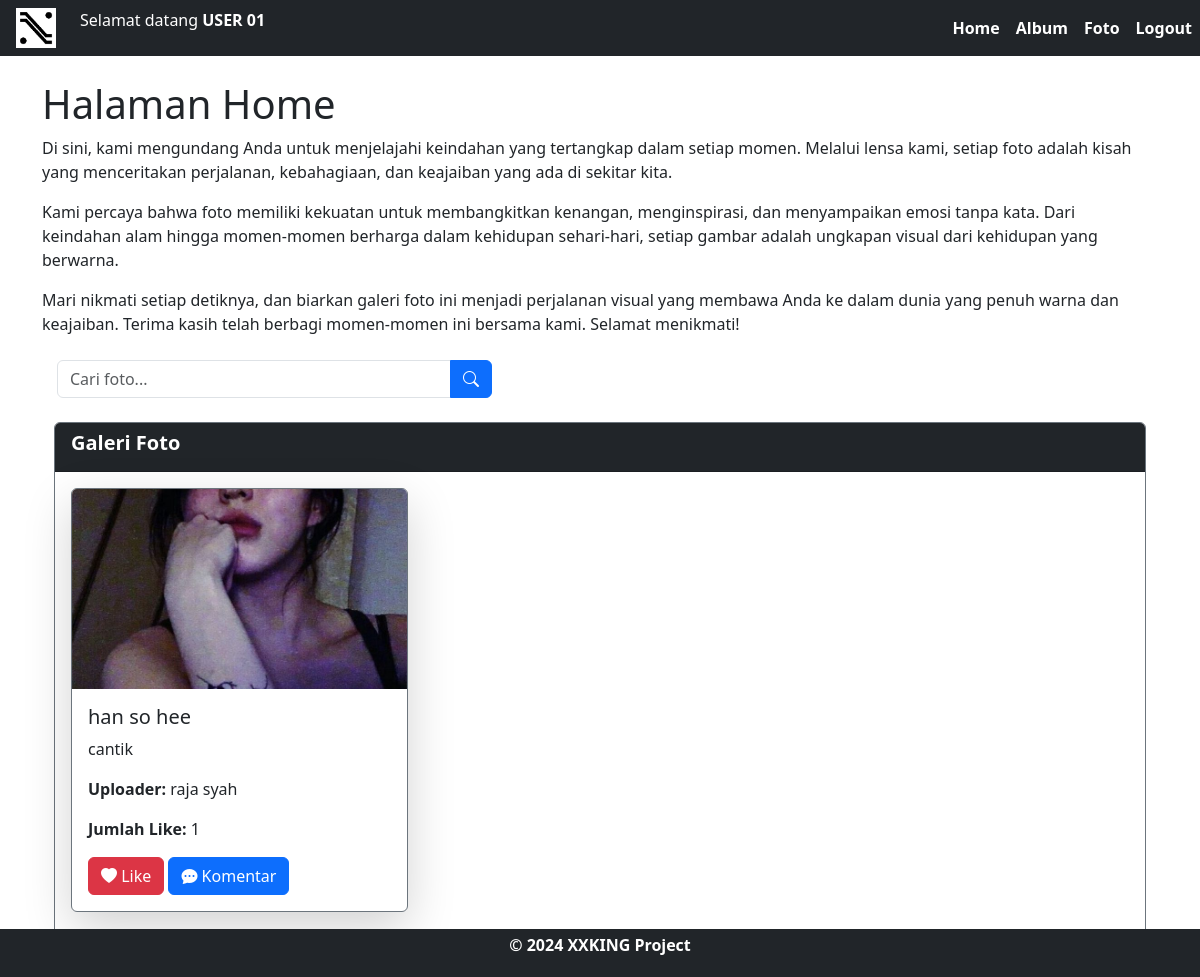
The page /index.php?keyword=han so hee (signed in) on the database its author committed.
### tables this page shows
CREATE TABLE `foto` (
  `fotoid` int(11) NOT NULL,
  `judulfoto` varchar(255) NOT NULL,
  `deskripsifoto` text NOT NULL,
  `tanggalunggah` date NOT NULL,
  `lokasifile` varchar(255) NOT NULL,
  `albumid` int(11) NOT NULL,
  `userid` int(11) NOT NULL
);

CREATE TABLE `user` (
  `userid` int(11) NOT NULL,
  `username` varchar(255) NOT NULL,
  `password` varchar(255) NOT NULL,
  `email` varchar(255) NOT NULL,
  `namalengkap` varchar(255) NOT NULL,
  `alamat` text NOT NULL
);

### index.php (the view, shortened to what this page needs)
<!DOCTYPE html>
<html lang="en">
<head>
    <link rel="stylesheet" href="https://maxcdn.bootstrapcdn.com/bootstrap/4.0.0/css/bootstrap.min.css">
    <link href="https://cdn.jsdelivr.net/npm/bootstrap@5.3.2/dist/css/bootstrap.min.css" rel="stylesheet">
    <link rel="stylesheet" href="https://cdn.jsdelivr.net/npm/bootstrap-icons@1.11.3/font/bootstrap-icons.min.css">
    <link rel="stylesheet" href="package/dist/sweetalert2.min.css">
</head>
<body>
    <nav class="navbar navbar-expand-lg navbar-dark bg-dark text-center py-2">
        <img src="XXKING.png" alt="Logo" width="40" height="40" class="d-inline-block align-text-top ml-3">
        <?php
        if (!isset($_SESSION['userid'])) {
        ?>
            <button class="navbar-toggler" type="button" data-toggle="collapse" data-target="#navbarNav" aria-controls="navbarNav" aria-expanded="false" aria-label="Toggle navigation">
                <span class="navbar-toggler-icon"></span>
            </button>
            <div class="collapse navbar-collapse" id="navbarNav">
                <ul class="navbar-nav ms-auto">
                    <li class="nav-item"><a class="nav-link text-white" href="register.php"><b>Register</b></a></li>
                    <li class="nav-item"><a class="nav-link text-white" href="login.php"><b>Login</b></a></li>
                </ul>
            </div>
        <?php
        } else {
        ?>
            <p class="text-white ms-4">Selamat datang <b><?= strtoupper($_SESSION['namalengkap']) ?></b></p>
            <div class="collapse navbar-collapse" id="navbarNav">
                <ul class="navbar-nav ms-auto">
                    <li class="nav-item"><a class="nav-link text-white" href="index.php"><b>Home</b></a></li>
                    <li class="nav-item"><a class="nav-link text-white" href="album.php"><b>Album</b></a></li>
                    <li class="nav-item"><a class="nav-link text-white" href="foto.php"><b>Foto</b></a></li>
                    <li class="nav-item"><a class="nav-link text-white" href="logout.php"><b>Logout</b></a></li>
                </ul>
            </div>
        <?php
        }
        ?>
    </nav>
    <section class="container mt-4">
        <h1>Halaman Home</h1>
        <p>Di sini, kami mengundang Anda untuk menjelajahi keindahan yang tertangkap dalam setiap momen. Melalui lensa kami, setiap foto adalah kisah yang menceritakan perjalanan, kebahagiaan, dan keajaiban yang ada di sekitar kita.</p>
        <p>Kami percaya bahwa foto memiliki kekuatan untuk membangkitkan kenangan, menginspirasi, dan menyampaikan emosi tanpa kata. Dari keindahan alam hingga momen-momen berharga dalam kehidupan sehari-hari, setiap gambar adalah ungkapan visual dari kehidupan yang berwarna.</p>
        <p>Mari nikmati setiap detiknya, dan biarkan galeri foto ini menjadi perjalanan visual yang membawa Anda ke dalam dunia yang penuh warna dan keajaiban. Terima kasih telah berbagi momen-momen ini bersama kami. Selamat menikmati!</p>
            <form action="" method="GET" class="mt-4 col-lg-5">
                <div class="input-group">
                    <input type="text" class="form-control" placeholder="Cari foto..." name="keyword">
                    <button type="submit" class="btn btn-primary"><i class="bi bi-search"></i> </button>
                </div>
            </form>
            <section class="container mt-4">
            <div class="card border-secondary mt-3">
                <div class="card-header bg-dark text-white">
                    <h5><b>Galeri Foto</b></h5>
                </div>
                <div class="card-body">
                    <div class="row">
                        <?php
                        include "koneksi.php";
                        if (isset($_GET['keyword'])) {
                            $keyword = $_GET['keyword'];
                            $sql = mysqli_query($conn, "SELECT * FROM foto,user WHERE foto.userid=user.userid AND (judulfoto LIKE '%$keyword%' OR deskripsifoto LIKE '%$keyword%')");
                        } else {
                            $sql = mysqli_query($conn, "SELECT * FROM foto,user WHERE foto.userid=user.userid");
                        }
                        while ($data = mysqli_fetch_array($sql)) {
                        ?>
                            <div class="col-md-4 mb-4">
                                <div class="card shadow-lg border-secondary">
                                    <a href="gambar/<?= $data['lokasifile'] ?>" target="_blank">
                                        <img src="gambar/<?= $data['lokasifile'] ?>" alt="<?= $data['judulfoto'] ?>" class="card-img-top" style="object-fit: cover; width: 100%; height: 200px;">
                                    </a>
                                    <div class="card-body">
                                        <h5 class="card-title"><?= $data['judulfoto'] ?></h5>
                                        <p class="card-text"><?= $data['deskripsifoto'] ?></p>
                                        <p class="card-text"><strong>Uploader: </strong><?= $data['namalengkap'] ?></p>
                                        <p class="card-text"><strong>Jumlah Like: </strong>
                                            <?php
                                            $fotoid = $data['fotoid'];
                                            $sql2 = mysqli_query($conn, "SELECT * FROM likefoto WHERE fotoid='$fotoid'");
                                            echo mysqli_num_rows($sql2);
                                            ?>
                                        </p>
                                        <a href="like.php?fotoid=<?= $data['fotoid'] ?>" class="btn btn-danger"><i class="bi bi-heart-fill"></i> Like</a>
                                        <a href="komentar.php?fotoid=<?= $data['fotoid'] ?>" class="btn btn-primary"><i class="bi bi-chat-dots-fill"></i> Komentar</a>
                                    </div>
                                </div>
                            </div>
                        <?php
                        }
                        ?>
                    </div>
                </div>
            </div>
        </section>
    </section>
    <br>
    <footer class="bg-dark text-white fixed-bottom text-center py-1">
        <div class="container">
            <b>
                <p>&copy; 2024 XXKING Project</p>
            </b>
        </div>
    </footer>
</body>
</html>

### index.php (style rules this page uses)
.navbar { margin-bottom: 20px; }

### rows shown on the page
foto: lokasifile (picture), judulfoto "han so hee", deskripsifoto "cantik", userid.namalengkap "raja syah", mysqli_num_rows($sql2) "1"

### other values the page prints
$_SESSION['namalengkap'] "USER 01"
